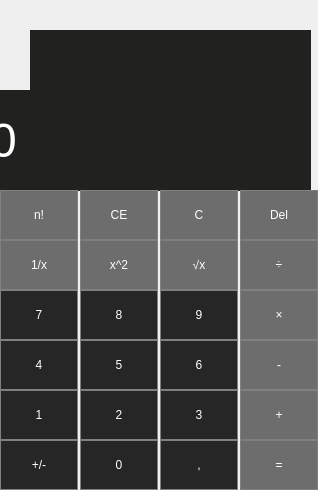
<?xml version="1.0" encoding="UTF-8"?>
<ui version="4.0">
 <class>MainWindow</class>
 <widget class="QMainWindow" name="MainWindow">
  <property name="windowModality">
   <enum>Qt::NonModal</enum>
  </property>
  <property name="geometry">
   <rect>
    <x>0</x>
    <y>0</y>
    <width>318</width>
    <height>490</height>
   </rect>
  </property>
  <property name="minimumSize">
   <size>
    <width>318</width>
    <height>445</height>
   </size>
  </property>
  <property name="maximumSize">
   <size>
    <width>319</width>
    <height>490</height>
   </size>
  </property>
  <property name="windowTitle">
   <string>MainWindow</string>
  </property>
  <property name="styleSheet">
   <string notr="true"/>
  </property>
  <widget class="QWidget" name="centralwidget">
   <widget class="QLabel" name="result_show">
    <property name="geometry">
     <rect>
      <x>-10</x>
      <y>90</y>
      <width>321</width>
      <height>101</height>
     </rect>
    </property>
    <property name="font">
     <font>
      <family>Arial</family>
      <pointsize>36</pointsize>
      <weight>9</weight>
      <italic>false</italic>
      <bold>false</bold>
     </font>
    </property>
    <property name="styleSheet">
     <string notr="true">QLabel {
font: 75 36pt &quot;Arial&quot;;
qproperty-alignment: 'AlignBottom | AlignRight';
 qproperty-wordWrap: true;
	background-color: rgb(33, 33, 32);
color: white; 
}
</string>
    </property>
    <property name="text">
     <string>0</string>
    </property>
   </widget>
   <widget class="QPushButton" name="pushButton_dot">
    <property name="geometry">
     <rect>
      <x>160</x>
      <y>440</y>
      <width>78</width>
      <height>50</height>
     </rect>
    </property>
    <property name="styleSheet">
     <string notr="true">QPushButton {
	background-color: rgb(38, 38, 38);
 color: white;
border: 1px solid gray;
}
QPushButton:pressed {
    background-color: qlineargradient(x1: 0, y1: 0, x2: 0, y2: 1,
                                      stop: 0 #BEBEBE, stop: 1 #D7D7D7);
}</string>
    </property>
    <property name="text">
     <string>,</string>
    </property>
   </widget>
   <widget class="QPushButton" name="pushButton_equally">
    <property name="geometry">
     <rect>
      <x>240</x>
      <y>440</y>
      <width>78</width>
      <height>50</height>
     </rect>
    </property>
    <property name="styleSheet">
     <string notr="true">QPushButton {
	background-color: rgb(109, 109, 109);
 color: white;
border: 1px solid gray;
}
QPushButton:pressed {
    background-color: qlineargradient(x1: 0, y1: 0, x2: 0, y2: 1,
                                      stop: 0 #BEBEBE, stop: 1 #D7D7D7);
}</string>
    </property>
    <property name="text">
     <string>=</string>
    </property>
   </widget>
   <widget class="QPushButton" name="pushButton_plusAmin">
    <property name="geometry">
     <rect>
      <x>0</x>
      <y>440</y>
      <width>78</width>
      <height>50</height>
     </rect>
    </property>
    <property name="styleSheet">
     <string notr="true">QPushButton {
	background-color: rgb(38, 38, 38);
 color: white;
border: 1px solid gray;
}
QPushButton:pressed {
    background-color: qlineargradient(x1: 0, y1: 0, x2: 0, y2: 1,
                                      stop: 0 #BEBEBE, stop: 1 #D7D7D7);
}</string>
    </property>
    <property name="text">
     <string>+/-</string>
    </property>
   </widget>
   <widget class="QPushButton" name="pushButton_0">
    <property name="enabled">
     <bool>true</bool>
    </property>
    <property name="geometry">
     <rect>
      <x>80</x>
      <y>440</y>
      <width>78</width>
      <height>50</height>
     </rect>
    </property>
    <property name="mouseTracking">
     <bool>false</bool>
    </property>
    <property name="styleSheet">
     <string notr="true">QPushButton {
	background-color: rgb(38, 38, 38);
 color: white;
border: 1px solid gray;
}
QPushButton:pressed {
    background-color: qlineargradient(x1: 0, y1: 0, x2: 0, y2: 1,
                                      stop: 0 #BEBEBE, stop: 1 #D7D7D7);
}</string>
    </property>
    <property name="text">
     <string>0</string>
    </property>
   </widget>
   <widget class="QPushButton" name="pushButton_1">
    <property name="geometry">
     <rect>
      <x>0</x>
      <y>390</y>
      <width>78</width>
      <height>50</height>
     </rect>
    </property>
    <property name="styleSheet">
     <string notr="true">QPushButton {
	background-color: rgb(38, 38, 38);
 color: white;
border: 1px solid gray;
}
QPushButton:pressed {
    background-color: qlineargradient(x1: 0, y1: 0, x2: 0, y2: 1,
                                      stop: 0 #BEBEBE, stop: 1 #D7D7D7);
}</string>
    </property>
    <property name="text">
     <string>1</string>
    </property>
   </widget>
   <widget class="QPushButton" name="pushButton_3">
    <property name="geometry">
     <rect>
      <x>160</x>
      <y>390</y>
      <width>78</width>
      <height>50</height>
     </rect>
    </property>
    <property name="styleSheet">
     <string notr="true">QPushButton {
	background-color: rgb(38, 38, 38);
 color: white;
border: 1px solid gray;
}
QPushButton:pressed {
    background-color: qlineargradient(x1: 0, y1: 0, x2: 0, y2: 1,
                                      stop: 0 #BEBEBE, stop: 1 #D7D7D7);
}</string>
    </property>
    <property name="text">
     <string>3</string>
    </property>
   </widget>
   <widget class="QPushButton" name="pushButton_plus">
    <property name="geometry">
     <rect>
      <x>240</x>
      <y>390</y>
      <width>78</width>
      <height>50</height>
     </rect>
    </property>
    <property name="styleSheet">
     <string notr="true">QPushButton {
	background-color: rgb(109, 109, 109);
 color: white;
border: 1px solid gray;
}
QPushButton:pressed {
    background-color: qlineargradient(x1: 0, y1: 0, x2: 0, y2: 1,
                                      stop: 0 #BEBEBE, stop: 1 #D7D7D7);
}</string>
    </property>
    <property name="text">
     <string>+</string>
    </property>
   </widget>
   <widget class="QPushButton" name="pushButton_2">
    <property name="enabled">
     <bool>true</bool>
    </property>
    <property name="geometry">
     <rect>
      <x>80</x>
      <y>390</y>
      <width>78</width>
      <height>50</height>
     </rect>
    </property>
    <property name="mouseTracking">
     <bool>false</bool>
    </property>
    <property name="styleSheet">
     <string notr="true">QPushButton {
	background-color: rgb(38, 38, 38);
 color: white;
border: 1px solid gray;
}
QPushButton:pressed {
    background-color: qlineargradient(x1: 0, y1: 0, x2: 0, y2: 1,
                                      stop: 0 #BEBEBE, stop: 1 #D7D7D7);
}</string>
    </property>
    <property name="text">
     <string>2</string>
    </property>
   </widget>
   <widget class="QPushButton" name="pushButton_4">
    <property name="geometry">
     <rect>
      <x>0</x>
      <y>340</y>
      <width>78</width>
      <height>50</height>
     </rect>
    </property>
    <property name="styleSheet">
     <string notr="true">QPushButton {
	background-color: rgb(38, 38, 38);
 color: white;
border: 1px solid gray;
}
QPushButton:pressed {
    background-color: qlineargradient(x1: 0, y1: 0, x2: 0, y2: 1,
                                      stop: 0 #BEBEBE, stop: 1 #D7D7D7);
}</string>
    </property>
    <property name="text">
     <string>4</string>
    </property>
   </widget>
   <widget class="QPushButton" name="pushButton_6">
    <property name="geometry">
     <rect>
      <x>160</x>
      <y>340</y>
      <width>78</width>
      <height>50</height>
     </rect>
    </property>
    <property name="styleSheet">
     <string notr="true">QPushButton {
	background-color: rgb(38, 38, 38);
 color: white;
border: 1px solid gray;
}
QPushButton:pressed {
    background-color: qlineargradient(x1: 0, y1: 0, x2: 0, y2: 1,
                                      stop: 0 #BEBEBE, stop: 1 #D7D7D7);
}</string>
    </property>
    <property name="text">
     <string>6</string>
    </property>
   </widget>
   <widget class="QPushButton" name="pushButton_minus">
    <property name="geometry">
     <rect>
      <x>240</x>
      <y>340</y>
      <width>78</width>
      <height>50</height>
     </rect>
    </property>
    <property name="styleSheet">
     <string notr="true">QPushButton {
	background-color: rgb(109, 109, 109);
 color: white;
border: 1px solid gray;
}
QPushButton:pressed {
    background-color: qlineargradient(x1: 0, y1: 0, x2: 0, y2: 1,
                                      stop: 0 #BEBEBE, stop: 1 #D7D7D7);
}</string>
    </property>
    <property name="text">
     <string>-</string>
    </property>
   </widget>
   <widget class="QPushButton" name="pushButton_5">
    <property name="enabled">
     <bool>true</bool>
    </property>
    <property name="geometry">
     <rect>
      <x>80</x>
      <y>340</y>
      <width>78</width>
      <height>50</height>
     </rect>
    </property>
    <property name="mouseTracking">
     <bool>false</bool>
    </property>
    <property name="tabletTracking">
     <bool>false</bool>
    </property>
    <property name="acceptDrops">
     <bool>false</bool>
    </property>
    <property name="styleSheet">
     <string notr="true">QPushButton {
	background-color: rgb(38, 38, 38);
 color: white;
border: 1px solid gray;
}
QPushButton:pressed {
    background-color: qlineargradient(x1: 0, y1: 0, x2: 0, y2: 1,
                                      stop: 0 #BEBEBE, stop: 1 #D7D7D7);
}</string>
    </property>
    <property name="text">
     <string>5</string>
    </property>
    <property name="checkable">
     <bool>false</bool>
    </property>
    <property name="checked">
     <bool>false</bool>
    </property>
    <property name="autoRepeat">
     <bool>false</bool>
    </property>
    <property name="autoExclusive">
     <bool>false</bool>
    </property>
   </widget>
   <widget class="QPushButton" name="pushButton_7">
    <property name="geometry">
     <rect>
      <x>0</x>
      <y>290</y>
      <width>78</width>
      <height>50</height>
     </rect>
    </property>
    <property name="styleSheet">
     <string notr="true">QPushButton {
	background-color: rgb(38, 38, 38);
 color: white;
border: 1px solid gray;
}
QPushButton:pressed {
    background-color: qlineargradient(x1: 0, y1: 0, x2: 0, y2: 1,
                                      stop: 0 #BEBEBE, stop: 1 #D7D7D7);
}</string>
    </property>
    <property name="text">
     <string>7</string>
    </property>
   </widget>
   <widget class="QPushButton" name="pushButton_9">
    <property name="geometry">
     <rect>
      <x>160</x>
      <y>290</y>
      <width>78</width>
      <height>50</height>
     </rect>
    </property>
    <property name="styleSheet">
     <string notr="true">QPushButton {
	background-color: rgb(38, 38, 38);
 color: white;
border: 1px solid gray;
}
QPushButton:pressed {
    background-color: qlineargradient(x1: 0, y1: 0, x2: 0, y2: 1,
                                      stop: 0 #BEBEBE, stop: 1 #D7D7D7);
}</string>
    </property>
    <property name="text">
     <string>9</string>
    </property>
   </widget>
   <widget class="QPushButton" name="pushButton_multip">
    <property name="geometry">
     <rect>
      <x>240</x>
      <y>290</y>
      <width>78</width>
      <height>50</height>
     </rect>
    </property>
    <property name="styleSheet">
     <string notr="true">QPushButton {
	background-color: rgb(109, 109, 109);
 color: white;
border: 1px solid gray;
}
QPushButton:pressed {
    background-color: qlineargradient(x1: 0, y1: 0, x2: 0, y2: 1,
                                      stop: 0 #BEBEBE, stop: 1 #D7D7D7);
}</string>
    </property>
    <property name="text">
     <string>×</string>
    </property>
   </widget>
   <widget class="QPushButton" name="pushButton_8">
    <property name="enabled">
     <bool>true</bool>
    </property>
    <property name="geometry">
     <rect>
      <x>80</x>
      <y>290</y>
      <width>78</width>
      <height>50</height>
     </rect>
    </property>
    <property name="mouseTracking">
     <bool>false</bool>
    </property>
    <property name="styleSheet">
     <string notr="true">QPushButton {
	background-color: rgb(38, 38, 38);
 color: white;
border: 1px solid gray;
}
QPushButton:pressed {
    background-color: qlineargradient(x1: 0, y1: 0, x2: 0, y2: 1,
                                      stop: 0 #BEBEBE, stop: 1 #D7D7D7);
}</string>
    </property>
    <property name="text">
     <string>8</string>
    </property>
   </widget>
   <widget class="QPushButton" name="pushButton_fraction">
    <property name="geometry">
     <rect>
      <x>0</x>
      <y>240</y>
      <width>78</width>
      <height>50</height>
     </rect>
    </property>
    <property name="styleSheet">
     <string notr="true">QPushButton {
	background-color: rgb(109, 109, 109);
 color: white;
border: 1px solid gray;
}
QPushButton:pressed {
    background-color: qlineargradient(x1: 0, y1: 0, x2: 0, y2: 1,
                                      stop: 0 #BEBEBE, stop: 1 #D7D7D7);
}</string>
    </property>
    <property name="text">
     <string>1/x</string>
    </property>
   </widget>
   <widget class="QPushButton" name="pushButton_sqrt">
    <property name="geometry">
     <rect>
      <x>160</x>
      <y>240</y>
      <width>78</width>
      <height>50</height>
     </rect>
    </property>
    <property name="styleSheet">
     <string notr="true">QPushButton {
	background-color: rgb(109, 109, 109);
 color: white;
border: 1px solid gray;
}
QPushButton:pressed {
    background-color: qlineargradient(x1: 0, y1: 0, x2: 0, y2: 1,
                                      stop: 0 #BEBEBE, stop: 1 #D7D7D7);
}</string>
    </property>
    <property name="text">
     <string>√x</string>
    </property>
   </widget>
   <widget class="QPushButton" name="pushButton_division">
    <property name="geometry">
     <rect>
      <x>240</x>
      <y>240</y>
      <width>78</width>
      <height>50</height>
     </rect>
    </property>
    <property name="styleSheet">
     <string notr="true">QPushButton {
	background-color: rgb(109, 109, 109);
 color: white;
border: 1px solid gray;
}
QPushButton:pressed {
    background-color: qlineargradient(x1: 0, y1: 0, x2: 0, y2: 1,
                                      stop: 0 #BEBEBE, stop: 1 #D7D7D7);
}</string>
    </property>
    <property name="text">
     <string>÷</string>
    </property>
   </widget>
   <widget class="QPushButton" name="pushButton_pow">
    <property name="enabled">
     <bool>true</bool>
    </property>
    <property name="geometry">
     <rect>
      <x>80</x>
      <y>240</y>
      <width>78</width>
      <height>50</height>
     </rect>
    </property>
    <property name="mouseTracking">
     <bool>false</bool>
    </property>
    <property name="styleSheet">
     <string notr="true">QPushButton {
	background-color: rgb(109, 109, 109);
 color: white;
border: 1px solid gray;
}
QPushButton:pressed {
    background-color: qlineargradient(x1: 0, y1: 0, x2: 0, y2: 1,
                                      stop: 0 #BEBEBE, stop: 1 #D7D7D7);
}</string>
    </property>
    <property name="text">
     <string>x^2</string>
    </property>
   </widget>
   <widget class="QPushButton" name="pushButton_clear">
    <property name="geometry">
     <rect>
      <x>80</x>
      <y>190</y>
      <width>78</width>
      <height>50</height>
     </rect>
    </property>
    <property name="styleSheet">
     <string notr="true">QPushButton {
	background-color: rgb(109, 109, 109);
 color: white;
border: 1px solid gray;
}
QPushButton:pressed {
    background-color: qlineargradient(x1: 0, y1: 0, x2: 0, y2: 1,
                                      stop: 0 #BEBEBE, stop: 1 #D7D7D7);
}</string>
    </property>
    <property name="text">
     <string>CE</string>
    </property>
   </widget>
   <widget class="QPushButton" name="pushButton_fact">
    <property name="geometry">
     <rect>
      <x>0</x>
      <y>190</y>
      <width>78</width>
      <height>50</height>
     </rect>
    </property>
    <property name="styleSheet">
     <string notr="true">QPushButton {
	background-color: rgb(109, 109, 109);
 color: white;
border: 1px solid gray;
}
QPushButton:pressed {
    background-color: qlineargradient(x1: 0, y1: 0, x2: 0, y2: 1,
                                      stop: 0 #BEBEBE, stop: 1 #D7D7D7);
}</string>
    </property>
    <property name="text">
     <string>n!</string>
    </property>
   </widget>
   <widget class="QPushButton" name="pushButton_del">
    <property name="geometry">
     <rect>
      <x>240</x>
      <y>190</y>
      <width>78</width>
      <height>50</height>
     </rect>
    </property>
    <property name="styleSheet">
     <string notr="true">QPushButton {
	background-color: rgb(109, 109, 109);
 color: white;
border: 1px solid gray;
}
QPushButton:pressed {
    background-color: qlineargradient(x1: 0, y1: 0, x2: 0, y2: 1,
                                      stop: 0 #BEBEBE, stop: 1 #D7D7D7);
}</string>
    </property>
    <property name="text">
     <string>Del</string>
    </property>
   </widget>
   <widget class="QPushButton" name="pushButton_clearStr">
    <property name="enabled">
     <bool>true</bool>
    </property>
    <property name="geometry">
     <rect>
      <x>160</x>
      <y>190</y>
      <width>78</width>
      <height>50</height>
     </rect>
    </property>
    <property name="mouseTracking">
     <bool>false</bool>
    </property>
    <property name="styleSheet">
     <string notr="true">QPushButton {
	background-color: rgb(109, 109, 109);
 color: white;
border: 1px solid gray;
}
QPushButton:pressed {
    background-color: qlineargradient(x1: 0, y1: 0, x2: 0, y2: 1,
                                      stop: 0 #BEBEBE, stop: 1 #D7D7D7);
}</string>
    </property>
    <property name="text">
     <string>C</string>
    </property>
   </widget>
   <widget class="QLabel" name="result_history">
    <property name="geometry">
     <rect>
      <x>30</x>
      <y>30</y>
      <width>281</width>
      <height>61</height>
     </rect>
    </property>
    <property name="styleSheet">
     <string notr="true">QLabel {
font: 75 15pt &quot;Arial&quot;;
qproperty-alignment: 'AlignBottom | AlignRight';
 qproperty-wordWrap: true;
	background-color: rgb(33, 33, 32);
color: white; 
}
</string>
    </property>
    <property name="text">
     <string/>
    </property>
   </widget>
  </widget>
 </widget>
 <resources/>
 <connections/>
</ui>
